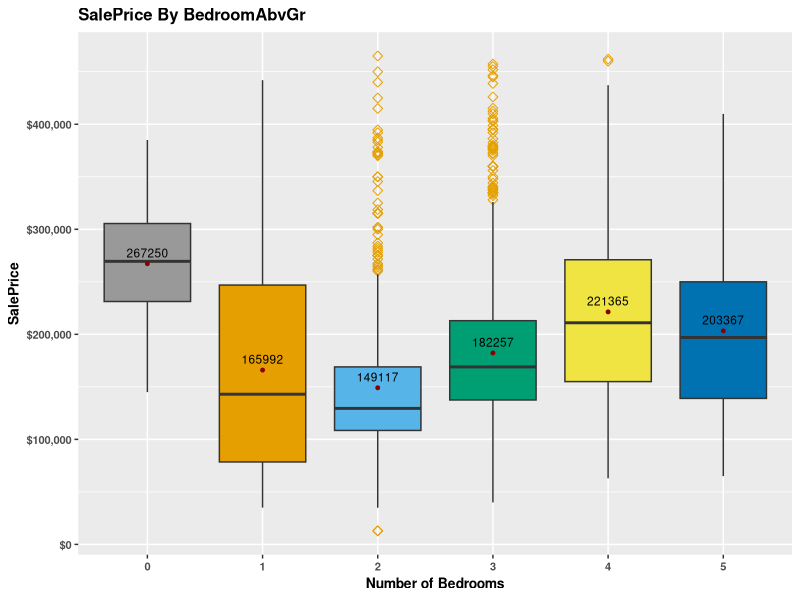
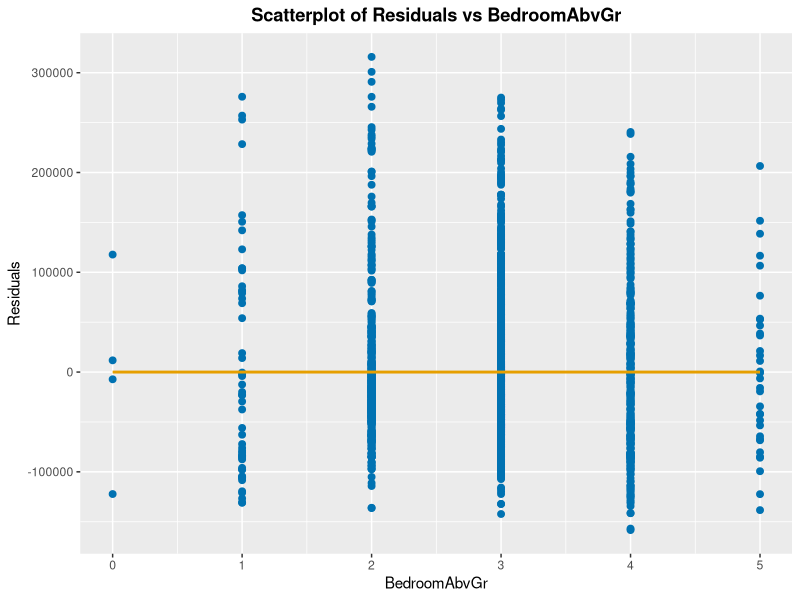
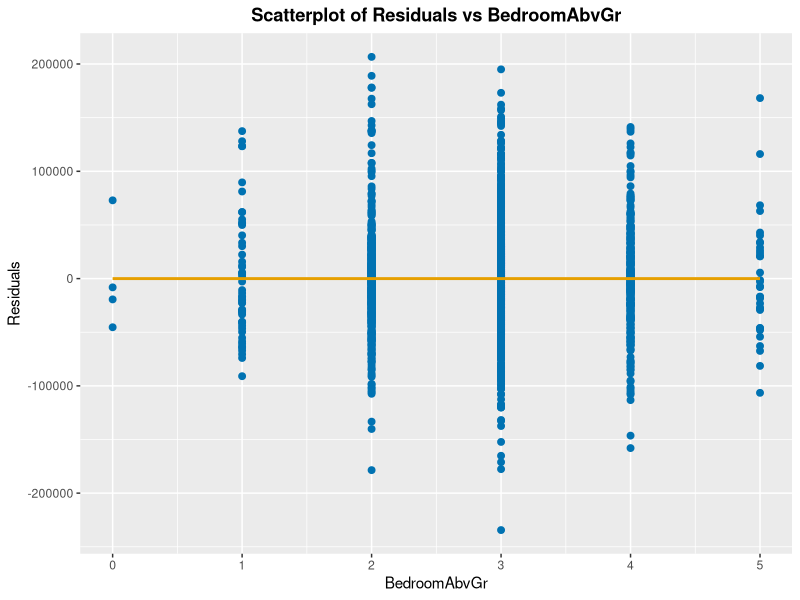
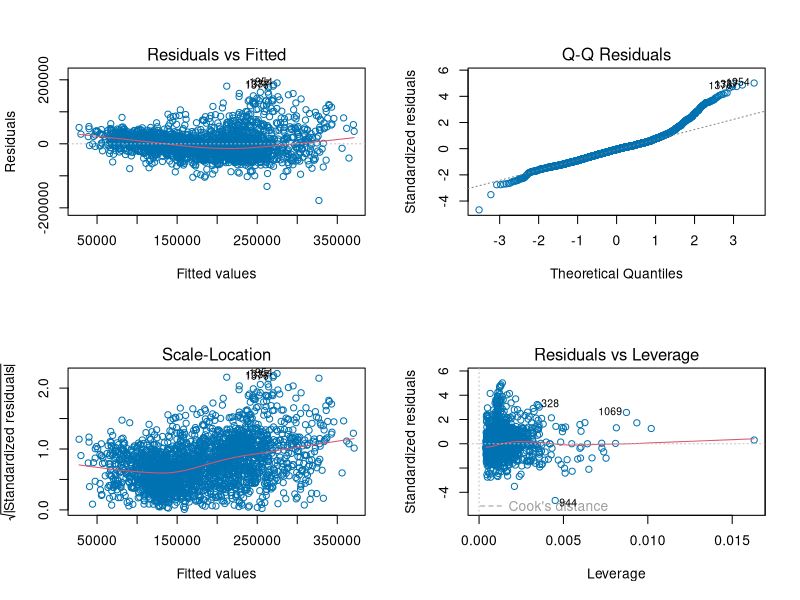
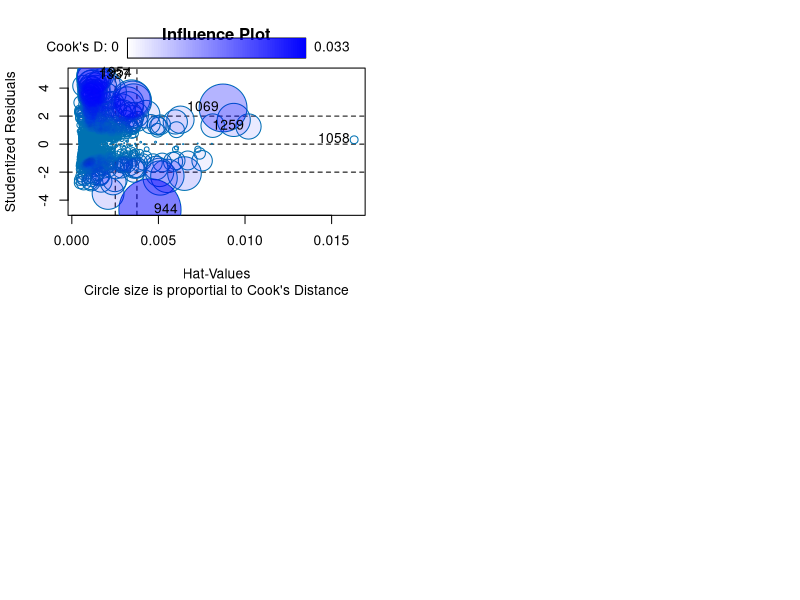
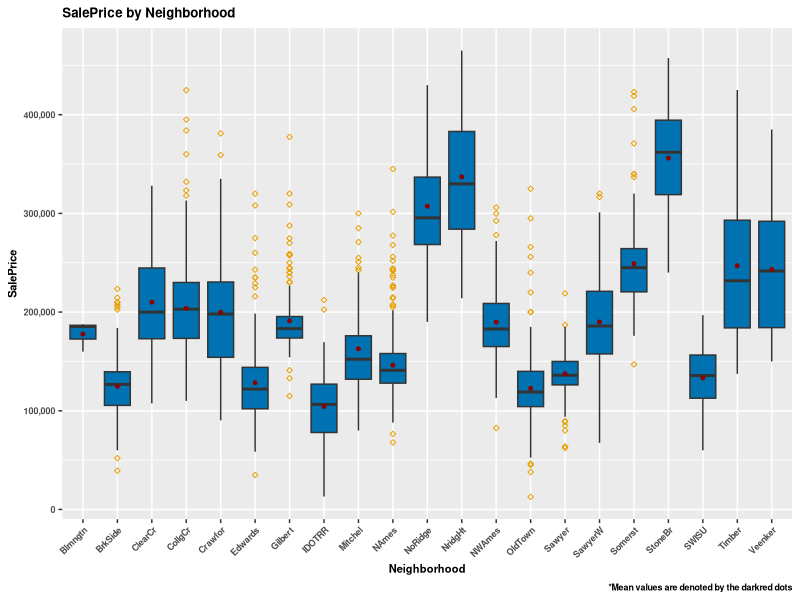
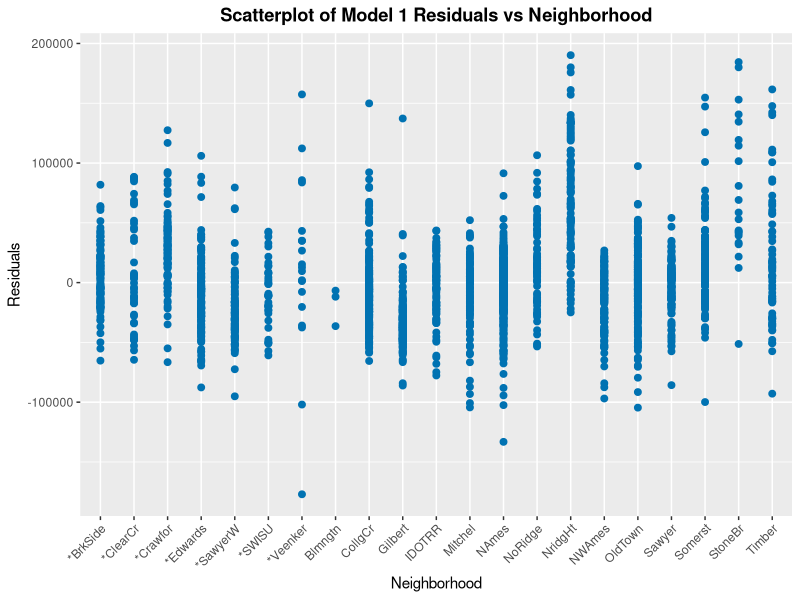
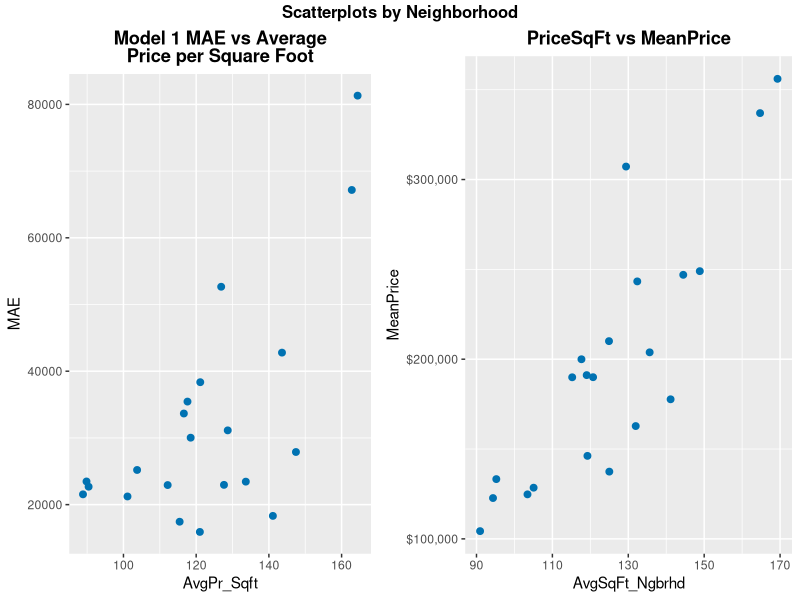

Source code (R) for these figures, in order:
## ---- chunk 1
knitr::opts_chunk$set(echo = FALSE, warning = FALSE, error = FALSE)
options(scipen = 999)
library(tidyverse)
library(rmarkdown)
library(forcats)
library(gridExtra)
library(grid)
library(corrplot)
library(reshape)
library(rockchalk)
library(car)

# define custom color palette
cbPalette <- c("#999999", "#E69F00", "#56B4E9", "#009E73", "#F0E442", "#0072B2", "#D55E00", "#CC79A7","#000000", "#D2691E")

# set working directory
setwd("C:/Users/julia/OneDrive/Documents/Code/jrodd-msds-projects/410_Regression/code")

# global variable - used in plotting
good_neighborhoods <- c("BrkSide", "ClearCr", "CollagCr","Crawfor", "Edwards", "SawyerW", "SWISU", "Veenker")
## ---- chunk 2
# read in our data
ames <- read.csv(file="../data/ames_housing_data.csv",head=TRUE,sep=",")

# define additional variables
ames <- ames %>%
  mutate(TotalFloorSF = FirstFlrSF + SecondFlrSF,
         HouseAge = YrSold - YearBuilt,
         QualityIndex = OverallQual * OverallCond,
         logSalePrice = log(SalePrice),
         PriceSqFt = SalePrice/TotalFloorSF)

# define our subset
ames_subdat <- ames %>%
  mutate(price_sqft = SalePrice/TotalFloorSF) %>%
  select(TotalFloorSF, HouseAge, QualityIndex, PriceSqFt, SalePrice, LotArea, BsmtFinSF1, Neighborhood, HouseStyle, LotShape, OverallQual, logSalePrice, TotalBsmtSF, HouseStyle, BldgType, KitchenAbvGr, KitchenQual, FullBath, BedroomAbvGr, price_sqft) %>%
  filter(BldgType == "1Fam" & TotalFloorSF < 3600 & SalePrice < 465500)

## ---- chunk 3
# used by stat_summary
fun_mean <- function(x){
  return(data.frame(y=round(mean(x),0), label=round(mean(x,na.rm=T),0)))
}

saleprice_bed_boxplot <- ames_subdat %>%
  ggplot(aes(x=as.factor(BedroomAbvGr), y=SalePrice, fill=as.factor(BedroomAbvGr))) + 
  geom_boxplot(outlier.colour =  cbPalette[2], outlier.shape = 5, outlier.size = 2) +
  labs(title="SalePrice By BedroomAbvGr", x = "Number of Bedrooms", y = "SalePrice") +
  theme(text = element_text(size = 10, face = "bold")) + 
  scale_y_continuous(labels = scales::dollar) +
  scale_fill_manual(values = cbPalette) +
  guides(fill=FALSE) +
  stat_summary(fun.y = mean, geom="point", colour = "darkred", size = 1) +
  stat_summary(fun.data = fun_mean, geom = "text", size = 3, vjust = -.7)

grid.arrange(saleprice_bed_boxplot, ncol = 1)

## ---- chunk 4
bed_model1 <- lm(SalePrice ~ as.factor(BedroomAbvGr), data=ames_subdat)
anova(bed_model1)
bed_model1_sum <- summary(bed_model1)
## ---- chunk 5
bed_model1_sum$coefficients
## ---- chunk 6
residuals_predictor_function <- function(model,varx,title){
  ames_subdat$pred <- predict(model,ames_subdat)
  
  ames_subdat <- ames_subdat %>%
  mutate(res = SalePrice - pred, 
         absres = abs(res))
  
  # then we calculate mean absolute error
  MAE <- mean(ames_subdat$absres)

  if(varx=="Neighborhood"){
    ames_subdat %>%
      rename_(x=varx) %>%
      mutate(x = ifelse(x %in% good_neighborhoods, paste0("*",x,sep=""), as.character(x))) %>%
      ggplot(aes(x=x, y=res)) + 
      geom_point(color=cbPalette[6], size=2) +
      labs(title=title,y="Residuals",x=varx) +
      theme(plot.title=element_text(lineheight=0.8, face="bold", hjust=0.5)) + 
      theme(axis.text.x=element_text(angle=45,hjust=1))
  } else {
    ames_subdat %>%
      rename_(x=varx) %>%
      ggplot(aes(x=x, y=res)) + 
      geom_point(color=cbPalette[6], size=2) +
      labs(title=title,y="Residuals",x=varx) +
      theme(plot.title=element_text(lineheight=0.8, face="bold", hjust=0.5)) + 
      geom_smooth(method=lm,se=FALSE, color=cbPalette[2]) 
  }
}

## ---- chunk 7
mae_function <- function(model){
  ames_subdat$pred <- predict(model,ames_subdat)
  
  ames_subdat <- ames_subdat %>%
    mutate(res = SalePrice - pred, 
           absres = abs(res))
  
  # then we calculate mean absolute error
  MAE <- mean(ames_subdat$absres)
  
  return(MAE)
}
## ---- chunk 8
residuals_predictor_function(bed_model1, "BedroomAbvGr","Scatterplot of Residuals vs BedroomAbvGr")
## ---- chunk 9
# we define our dummy variables
# not worth creating a function to do this
ames_subdat$bed0 <- ifelse(ames_subdat$BedroomAbvGr == 0, 1, 0)
ames_subdat$bed1 <- ifelse(ames_subdat$BedroomAbvGr == 1, 1, 0)
ames_subdat$bed2 <- ifelse(ames_subdat$BedroomAbvGr == 2, 1, 0)
ames_subdat$bed3 <- ifelse(ames_subdat$BedroomAbvGr == 3, 1, 0)
ames_subdat$bed4 <- ifelse(ames_subdat$BedroomAbvGr == 4, 1, 0)

bed_model2 <- lm(SalePrice ~ bed0 + bed1 + bed2 + bed3 + bed4, data=ames_subdat)
bed_model2_sum <- summary(bed_model2)
## ---- chunk 10
bed_model2_sum$coefficients
## ---- chunk 11
bed_model3 <- lm(SalePrice ~ TotalFloorSF + bed0 + bed1 + bed2 + bed3 + bed4, data=ames_subdat)
anova(bed_model3)
bed_model3_sum <- summary(bed_model3)
## ---- chunk 12
bed_model3_sum$coefficients
## ---- chunk 13
residuals_predictor_function(bed_model3, "BedroomAbvGr","Scatterplot of Residuals vs BedroomAbvGr")
## ---- chunk 14
bed_model2 <- lm(SalePrice ~ bed0 + bed1 + bed2 + bed3 + bed4, data=ames_subdat)
summary(bed_model2)
## ---- chunk 15
MLR1 <- lm(SalePrice ~ TotalFloorSF + HouseAge, data=ames_subdat)
summary(aov(MLR1))
MLR1_sum <- summary(MLR1)
## ---- chunk 16
par(mfrow=c(2,2)) 
plot(MLR1, col=cbPalette[6])
## ---- chunk 17
influencePlot(MLR1,	id.method="identify", main="Influence Plot", 
              sub="Circle size is proportial to Cook's Distance", col=cbPalette[6])

## ---- chunk 18
# sale price by neighborhood
saleprice_neighborhood_boxplot <- ames_subdat %>%
  ggplot(aes(x=Neighborhood,y=SalePrice)) + 
  geom_boxplot(fill = cbPalette[6], outlier.colour =  cbPalette[2], outlier.shape = 5, outlier.size = 1) +
  labs(title="SalePrice by Neighborhood", x = "Neighborhood", y = "SalePrice", caption = "*Mean values are denoted by the darkred dots") +
  theme(text = element_text(size = 8, face = "bold")) + 
  theme(axis.text.x=element_text(angle=45, hjust=1)) +
  scale_y_continuous(labels = scales::comma) +
  stat_summary(fun.y = mean, geom="point", colour = "darkred", size = 1)

grid.arrange(saleprice_neighborhood_boxplot, ncol = 1)

## ---- chunk 19
residuals_predictor_function(MLR1, "Neighborhood","Scatterplot of Model 1 Residuals vs Neighborhood")
## ---- chunk 20
# first, we have to add model 1 predictions to ames_subdat b/c previously we were calling functions
pred <- predict(MLR1,ames_subdat)

# MAE plot
subdat_sum <- ames_subdat %>%
  mutate(res = SalePrice - pred, 
           absres = abs(res)) %>%
  group_by(Neighborhood) %>%
  summarise(MAE = mean(absres),
            TotalPrice = sum(SalePrice),
            TotalSqft = sum(TotalFloorSF)) %>%
  mutate(AvgPr_Sqft = TotalPrice/TotalSqft)

mae_plot <- subdat_sum %>%
  ggplot(aes(x=AvgPr_Sqft, y=MAE)) + 
  geom_point(color=cbPalette[6], size=2) +
  ggtitle("Model 1 MAE vs Average\nPrice per Square Foot") +
  theme(plot.title=element_text(lineheight=0.8, face="bold", hjust=0.5)) 

# Mean plot
ames_subdat_all <- ames_subdat %>%
  group_by(Neighborhood) %>%
  summarise(MeanPrice = mean(SalePrice),
            AvgSqFt_Ngbrhd = mean(PriceSqFt))
  
mean_plot <- ames_subdat_all %>%
  ggplot(aes(x=AvgSqFt_Ngbrhd, y=MeanPrice)) + 
  geom_point(color=cbPalette[6], size=2) +
  ggtitle("PriceSqFt vs MeanPrice") +
  scale_y_continuous(labels = scales::dollar) +
  theme(plot.title=element_text(lineheight=0.8, face="bold", hjust=0.5)) 

grid.arrange(mae_plot, mean_plot, ncol = 2, widths=9:10, top=textGrob("Scatterplots by Neighborhood", gp=gpar(fontsize=12, fontface = "bold")))

## ---- chunk 21
ames_subdat <- ames_subdat %>%
  # we create a new var
  mutate(NbhdGrp = ifelse(price_sqft <= 110, "grp1",
                          ifelse(price_sqft <= 130, "grp2",
                                 ifelse(price_sqft <=150, "grp3","grp4"))),
         # then we create dummy vars based on this new var
         NbhdGrp1 = ifelse(NbhdGrp == "grp1", 1, 0),
         NbhdGrp2 = ifelse(NbhdGrp == "grp2", 1, 0),
         NbhdGrp3 = ifelse(NbhdGrp == "grp3", 1, 0))
## ---- chunk 22
nbhdgrp_plot <- ames_subdat %>%
  group_by(NbhdGrp) %>%
  summarise(count=n()) %>%
  mutate(percent = count/sum(count)) %>%
  ggplot(aes(x=reorder(as.character(NbhdGrp), desc(count)), y=count, fill=NbhdGrp)) + 
  geom_bar(stat="identity") +
  labs(title = "Distribution of NbhdGrp", x="NbhGrp", y="Count") +
  scale_y_continuous(labels = scales::comma) +
  scale_fill_manual(values=cbPalette[4:7]) +
  theme(text = element_text(size = 10, face = "bold")) +
  guides(fill=FALSE) +
  geom_text(aes(label=paste0(round(percent*100,0),"%")),position = position_stack(vjust = .5),size=3.5)

grid.arrange(nbhdgrp_plot, ncol = 1)

## ---- chunk 23
MLR2 <- lm(SalePrice ~ TotalFloorSF + HouseAge + NbhdGrp1 + NbhdGrp2 + NbhdGrp3, data=ames_subdat)
MLR2_sum <- summary(MLR2)
MLR2_sum$coefficients
## ---- chunk 24
# calculate MAE of MLR2
MAE <- mae_function(MLR2)
## ---- chunk 25
MLR3 <- lm(SalePrice ~ TotalFloorSF + HouseAge + QualityIndex + price_sqft + NbhdGrp1 + NbhdGrp2 + NbhdGrp3, data=ames_subdat)
summary(aov(MLR3))
MLR3_sum <- summary(MLR3)
## ---- chunk 26
MLR3_sum$coefficients
## ---- chunk 27
par(mfrow=c(2,2)) 
plot(MLR3, col=cbPalette[6])
## ---- chunk 28
MLR4 <- lm(logSalePrice ~ TotalFloorSF + HouseAge + QualityIndex + price_sqft + NbhdGrp1 + NbhdGrp2 + NbhdGrp3, data=ames_subdat)
summary(aov(MLR4))
MLR4_sum <- summary(MLR4)
## ---- chunk 29
MLR4_sum$coefficients
## ---- chunk 30
par(mfrow=c(2,2)) 
plot(MLR4, col=cbPalette[6])
## ---- chunk 31
# MAE of MLR4
MAE <- mae_function(MLR4)
## ---- chunk 32
# calculate dffits
# want to make sure create a new df here
dffitslog <- dffits(MLR4)
ames_dffits <- cbind(ames_subdat,dffitslog)

dffits_count <- ames_dffits %>%
  filter(dffitslog >= .116 | dffitslog <= -.116)

# remove these influential points
ames_subdat2 <- ames_dffits %>%
  filter(!(dffitslog >= .116 | dffitslog <= -.116))
## ---- chunk 33
MLR5 <- lm(logSalePrice ~ TotalFloorSF + HouseAge + QualityIndex + price_sqft + NbhdGrp1 + NbhdGrp2 + NbhdGrp3, data=ames_subdat2)
summary(aov(MLR5))
MLR5_sum <- summary(MLR5)
## ---- chunk 34
par(mfrow=c(2,2)) 
plot(MLR5, col=cbPalette[6])
## ---- chunk 35
par(mfrow=c(1,2))
influencePlot(MLR4,	id.method="identify", main="Model 4", 
              sub="Circle size is proportial to Cook's Distance", col=cbPalette[6])
influencePlot(MLR5,	id.method="identify", main="Model 5", 
              sub="Circle size is proportial to Cook's Distance", col=cbPalette[6])

## ---- chunk 36
# MAE of MLR5
MAE <- mae_function(MLR5)
